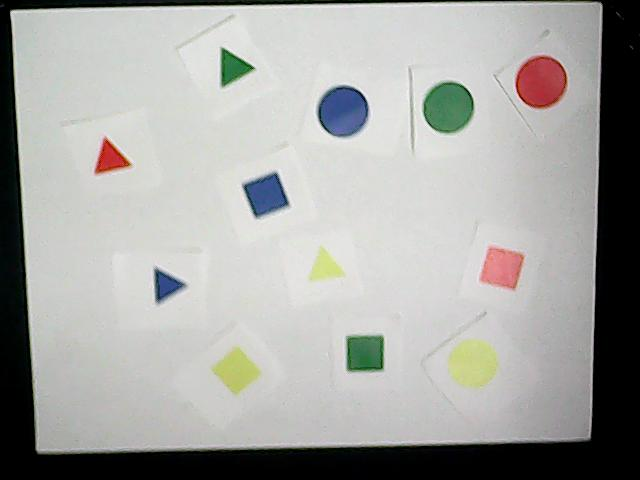
%> input picture Project 2/fgd.jpg, 640 x 480 px
$ octave doubleTest.m   (GNU Octave 9; MATLAB toolbox functions it lacks are replaced by stand-ins)
%> lines starting %> are read from the running program, lines starting %| are printed output that depends on the picture; in (x1, y1, x2, y2) boxes, pixels count from 0 and x2, y2 are one past the last pixel; in counts of white or black regions, pixels touching at a corner belong together; the program's own positions count from 1
%> further down, f is the input picture: size 480x640x3 uint8; mean R, G, B 165, 165.3, 162.1
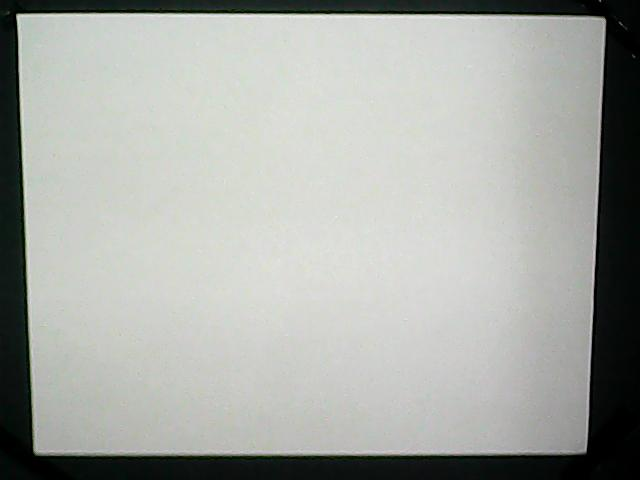
%> input picture Project 2/bkgd.jpg, 640 x 480 px
%> further down, b is the input picture: size 480x640x3 uint8; mean R, G, B 166.8, 169.5, 164.7
### Project 2/GameStateIdentification.m

% Needs to be modified to take in the camera image as a parameter
% with the background image
function [gameState] = GameStateIdentification(backimg, foreimg, showImages)
%> called with showImages = true

    % Load in test images
    gameState.Ibackground = backimg;
    gameState.Iforeground = foreimg;

    % Show background image for testing
    if showImages == true
        figure();
        imshow(gameState.Ibackground);
        title('Background');
    end

    % Show background with foreground for testing
    if showImages == true
        figure();
        imshow(gameState.Iforeground);
        title('Foreground');
    end

    % Convert input images to black and white
    gameState.IbackgroundGrayscale = rgb2gray(gameState.Ibackground);
    gameState.IforegroundGrayscale = rgb2gray(gameState.Iforeground);
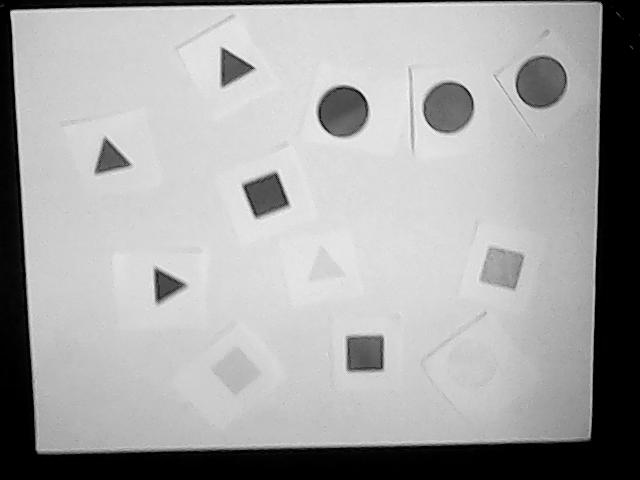
%> gameState.IforegroundGrayscale: size 480x640 uint8; min 0, max 252, mean 164.9

    % Show the background image in grayscale for testing
    if showImages == true
        figure();
        imshow(gameState.IbackgroundGrayscale);
        title('Background Grayscale');
    end

    % Show the foreground image in grayscale for testing
    if showImages == true
        figure();
        imshow(gameState.IforegroundGrayscale);
        title('Foreground Grayscale');
    end

    % Initialize the gameState struct
    gameState.stickers = {};

    % Perform background subtraction
    gameState.Idifference = imsubtract(gameState.IbackgroundGrayscale,gameState.IforegroundGrayscale);
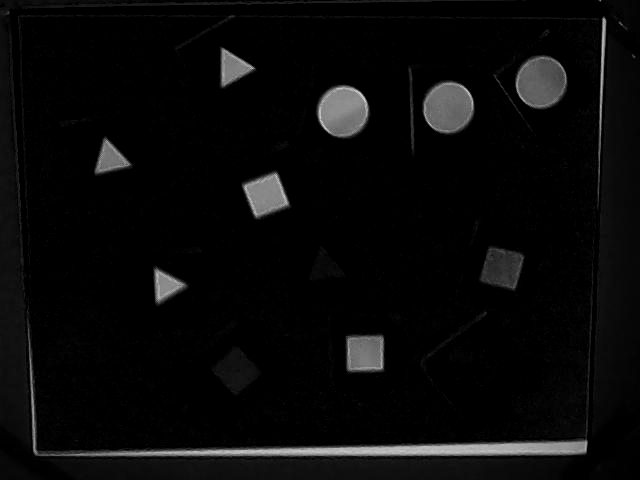
%> gameState.Idifference: size 480x640 uint8; min 0, max 213, mean 9.4

    % Show the background subtraction difference image for testing
    if showImages == true
        figure();
        imshow(gameState.Idifference);
        title('Background Subtraction');
    end

    % Convert the difference image to a binary image
    gameState.IbinaryDifference = im2bw(gameState.Iforeground, 0.15);
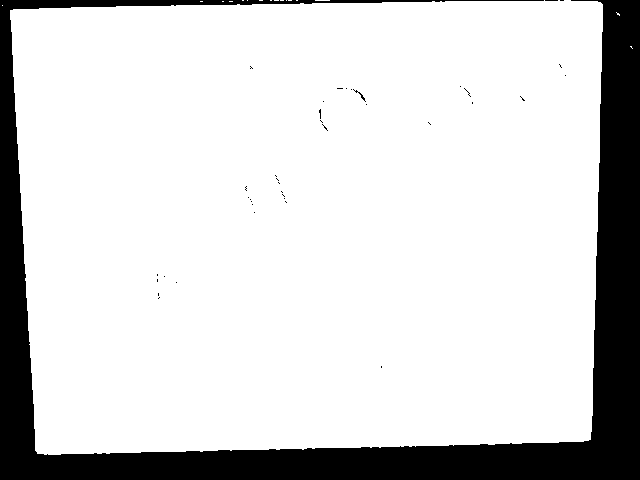
%> gameState.IbinaryDifference: size 480x640 logical; 83.2% white; 40 black regions (38 under 20 px), largest, box (x1, y1, x2, y2) and area: (0, 0, 640, 480) 51511, (353, 89, 366, 102) 27

    % Show the difference image (binary) for testing
    if showImages == true
        figure();
        imshow(gameState.IbinaryDifference);
        title('Binary Background Subtraction');
    end


    % Morphological operations to remove noise from the binary image
    se1 = strel('disk', 10);
    se4 = strel('disk', 20);
    gameState.IdifferenceClean = gameState.IbinaryDifference;
    gameState.IdifferenceClean = imerode(gameState.IdifferenceClean, se1);
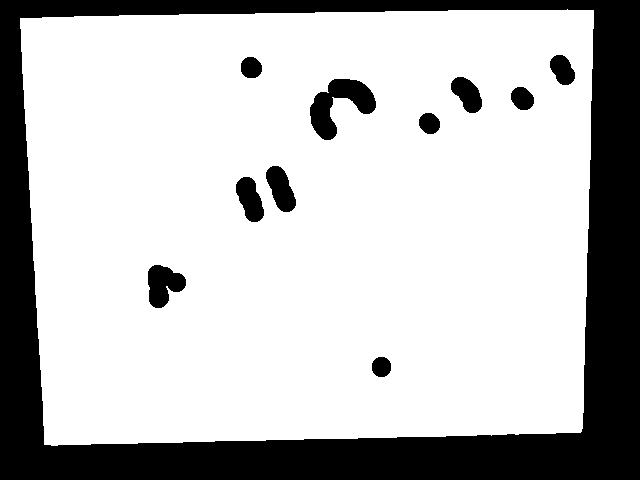
%> gameState.IdifferenceClean: size 480x640 logical; 74.9% white; 11 black regions, largest, box (x1, y1, x2, y2) and area: (0, 0, 640, 480) 69810, (310, 79, 376, 140) 1930, (148, 265, 186, 308) 1089
    gameState.IdifferenceClean = imdilate(gameState.IdifferenceClean, se4);
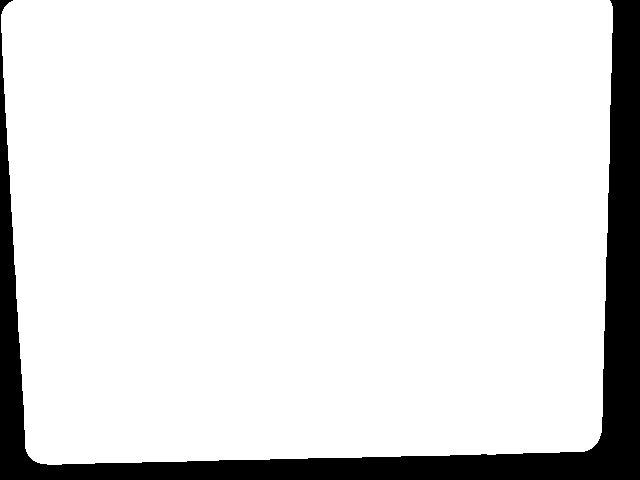
%> gameState.IdifferenceClean: size 480x640 logical; 88.7% white; 1 black region, box (x1, y1, x2, y2) and area: (0, 0, 640, 480) 34818


    % Show cleaned up image for testing
    if showImages == true
        figure();
        imshow(gameState.IdifferenceClean);
        title('Cleaned up image');
    end

    % Mask the RGB original image with the binary mask of sticker locations
    gameState.IMask = repmat(gameState.IdifferenceClean, [1, 1, 3]);
    gameState.IMasked = gameState.Iforeground;
    gameState.IMasked(~gameState.IMask) = 0;


    % Show the masked image for testing
    if showImages == true
        figure();
        imshow(gameState.IMasked);
%> (the rest of the program and of its run is left out)
